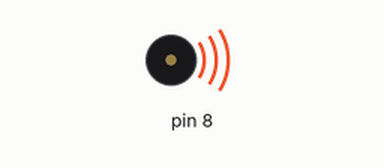
A sketch run on a simulated Arduino Uno, built with avr-gcc and run on an emulated ATmega328P. Parts: buzzer (waves = sounding).

Above: at 0.2 s.
At 25.95 s:
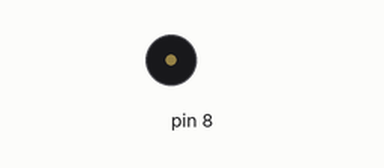
Timing chart, 0 to 26.3 s (numbered marks = the images above):
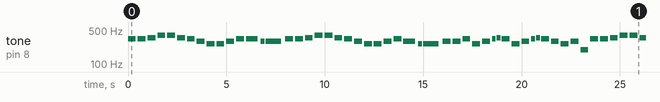

Measured:
- by itself, tone on pin 8: plays 330 Hz for 0.40 s, 330 Hz for 0.40 s, 349 Hz for 0.40 s, 392 Hz for 0.40 s, 392 Hz for 0.40 s, 349 Hz for 0.40 s … (202 notes in this stretch)

The sketch:

G_tterfunke.ino
```cpp
#include <noten.h>

int shortDuration = 250;
int normalDuration = 500;
int longDuration = 750;
int extraLongDuration = 1000;

int melodie[62][2] = {
  {NOTE_E4, normalDuration}, {NOTE_E4, normalDuration},
  {NOTE_F4, normalDuration}, {NOTE_G4, normalDuration}, //takt 1

  {NOTE_G4, normalDuration}, {NOTE_F4, normalDuration},
  {NOTE_E4, normalDuration}, {NOTE_D4, normalDuration}, //takt 2

  {NOTE_C4, normalDuration}, {NOTE_C4, normalDuration},
  {NOTE_D4, normalDuration}, {NOTE_E4, normalDuration}, //takt 3

  {NOTE_E4, longDuration}, {NOTE_D4, shortDuration},
  {NOTE_D4, extraLongDuration}, // takt 4 vers 1 ende

  {NOTE_E4, normalDuration}, {NOTE_E4, normalDuration},
  {NOTE_F4, normalDuration}, {NOTE_G4, normalDuration}, //takt 5 ende

  {NOTE_G4, normalDuration}, {NOTE_F4, normalDuration},
  {NOTE_E4, normalDuration}, {NOTE_D4, normalDuration}, //takt 6 ende

  {NOTE_C4, normalDuration}, {NOTE_C4, normalDuration},
  {NOTE_D4, normalDuration}, {NOTE_E4, normalDuration}, //takt 7 ende

  {NOTE_D4, longDuration}, {NOTE_C4, shortDuration},
  {NOTE_C4, extraLongDuration}, // takt 8 vers 2 ende

  {NOTE_D4, normalDuration}, {NOTE_D4, normalDuration},
  {NOTE_E4, normalDuration}, {NOTE_C4, normalDuration}, //takt 9 ende

  {NOTE_D4, normalDuration}, {NOTE_E4, shortDuration},
  {NOTE_F4, shortDuration}, {NOTE_E4, normalDuration},
  {NOTE_C4, normalDuration}, //takt 10 ende

  {NOTE_D4, normalDuration}, {NOTE_E4, shortDuration},
  {NOTE_F4, shortDuration}, {NOTE_E4, normalDuration},
  {NOTE_D4, normalDuration}, //takt 11 ende

  {NOTE_C4, normalDuration}, {NOTE_D4, normalDuration},
  {NOTE_G3, normalDuration}, {NOTE_E4, normalDuration}, //takt 12 ende vers 3 ende

  {NOTE_E4, normalDuration}, {NOTE_F4, normalDuration},
  {NOTE_G4, normalDuration}, //takt 13 ende

  {NOTE_G4, normalDuration}, {NOTE_F4, normalDuration},
  {NOTE_E4, normalDuration}, {NOTE_D4, normalDuration}, //takt 14 ende

  {NOTE_C4, normalDuration}, {NOTE_C4, normalDuration},
  {NOTE_D4, normalDuration}, {NOTE_E4, normalDuration}, //takt 15 ende

  {NOTE_D4, longDuration}, {NOTE_C4, shortDuration},
  {NOTE_C4, extraLongDuration} // takt 16 ende vers 4 ende lied ende
};

void setup() {

}

void loop() {
  for (int i = 0; i < 62; i++) {
      tone(8, melodie[i][0], melodie[i][1]);
      delay(melodie[i][1] * 0.8);
      noTone(8);
      delay(melodie[i][1] * 0.2);
  }
  delay(9000);
}
```
